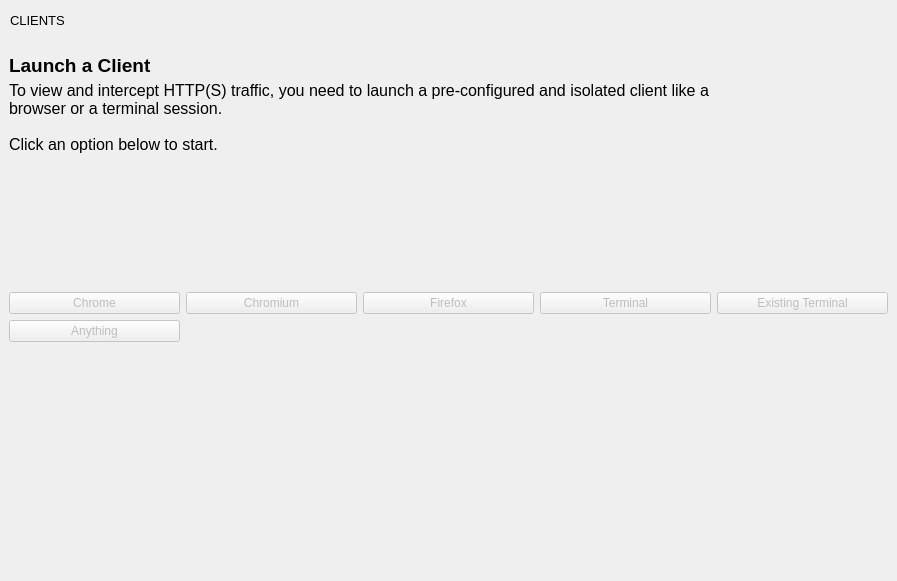
<?xml version="1.0" encoding="UTF-8"?>
<ui version="4.0">
 <class>ClientsPage</class>
 <widget class="QWidget" name="ClientsPage">
  <property name="geometry">
   <rect>
    <x>0</x>
    <y>0</y>
    <width>897</width>
    <height>581</height>
   </rect>
  </property>
  <property name="windowTitle">
   <string>Form</string>
  </property>
  <layout class="QVBoxLayout" name="verticalLayout_3">
   <property name="spacing">
    <number>6</number>
   </property>
   <property name="leftMargin">
    <number>0</number>
   </property>
   <property name="topMargin">
    <number>0</number>
   </property>
   <property name="rightMargin">
    <number>0</number>
   </property>
   <property name="bottomMargin">
    <number>0</number>
   </property>
   <item>
    <widget class="QWidget" name="crawlerToolbar" native="true">
     <property name="sizePolicy">
      <sizepolicy hsizetype="Preferred" vsizetype="Maximum">
       <horstretch>0</horstretch>
       <verstretch>0</verstretch>
      </sizepolicy>
     </property>
     <property name="maximumSize">
      <size>
       <width>16777215</width>
       <height>40</height>
      </size>
     </property>
     <layout class="QHBoxLayout" name="headerLayout">
      <property name="leftMargin">
       <number>10</number>
      </property>
      <property name="topMargin">
       <number>5</number>
      </property>
      <property name="rightMargin">
       <number>10</number>
      </property>
      <property name="bottomMargin">
       <number>5</number>
      </property>
      <item>
       <widget class="QLabel" name="label">
        <property name="minimumSize">
         <size>
          <width>0</width>
          <height>0</height>
         </size>
        </property>
        <property name="maximumSize">
         <size>
          <width>16777215</width>
          <height>16777215</height>
         </size>
        </property>
        <property name="font">
         <font>
          <pointsize>10</pointsize>
          <weight>50</weight>
          <bold>false</bold>
         </font>
        </property>
        <property name="text">
         <string>CLIENTS</string>
        </property>
       </widget>
      </item>
      <item>
       <spacer name="horizontalSpacer">
        <property name="orientation">
         <enum>Qt::Horizontal</enum>
        </property>
        <property name="sizeType">
         <enum>QSizePolicy::Maximum</enum>
        </property>
        <property name="sizeHint" stdset="0">
         <size>
          <width>158</width>
          <height>40</height>
         </size>
        </property>
       </spacer>
      </item>
     </layout>
    </widget>
   </item>
   <item>
    <layout class="QHBoxLayout" name="horizontalLayout">
     <property name="leftMargin">
      <number>9</number>
     </property>
     <property name="topMargin">
      <number>9</number>
     </property>
     <property name="rightMargin">
      <number>9</number>
     </property>
     <property name="bottomMargin">
      <number>9</number>
     </property>
     <item>
      <layout class="QVBoxLayout" name="verticalLayout_2">
       <item>
        <widget class="QLabel" name="label_2">
         <property name="maximumSize">
          <size>
           <width>16777215</width>
           <height>20</height>
          </size>
         </property>
         <property name="font">
          <font>
           <pointsize>14</pointsize>
           <weight>75</weight>
           <bold>true</bold>
          </font>
         </property>
         <property name="text">
          <string>Launch a Client</string>
         </property>
        </widget>
       </item>
       <item>
        <widget class="QLabel" name="label_4">
         <property name="font">
          <font>
           <pointsize>12</pointsize>
          </font>
         </property>
         <property name="text">
          <string>To view and intercept HTTP(S) traffic, you need to launch a pre-configured and isolated client like a browser or a terminal session.

Click an option below to start.</string>
         </property>
         <property name="wordWrap">
          <bool>true</bool>
         </property>
        </widget>
       </item>
       <item>
        <spacer name="verticalSpacer_2">
         <property name="orientation">
          <enum>Qt::Vertical</enum>
         </property>
         <property name="sizeHint" stdset="0">
          <size>
           <width>20</width>
           <height>40</height>
          </size>
         </property>
        </spacer>
       </item>
      </layout>
     </item>
     <item>
      <layout class="QVBoxLayout" name="verticalLayout">
       <item>
        <widget class="ClientsTable" name="clientsTable" native="true">
         <property name="sizePolicy">
          <sizepolicy hsizetype="Minimum" vsizetype="Preferred">
           <horstretch>0</horstretch>
           <verstretch>0</verstretch>
          </sizepolicy>
         </property>
         <property name="minimumSize">
          <size>
           <width>0</width>
           <height>200</height>
          </size>
         </property>
         <property name="maximumSize">
          <size>
           <width>16777215</width>
           <height>99999</height>
          </size>
         </property>
        </widget>
       </item>
      </layout>
     </item>
    </layout>
   </item>
   <item>
    <layout class="QGridLayout" name="gridLayout">
     <property name="leftMargin">
      <number>9</number>
     </property>
     <property name="topMargin">
      <number>9</number>
     </property>
     <property name="rightMargin">
      <number>9</number>
     </property>
     <property name="bottomMargin">
      <number>9</number>
     </property>
     <item row="0" column="0">
      <widget class="QPushButton" name="chromeButton">
       <property name="enabled">
        <bool>false</bool>
       </property>
       <property name="text">
        <string>Chrome</string>
       </property>
      </widget>
     </item>
     <item row="0" column="1">
      <widget class="QPushButton" name="chromiumButton">
       <property name="enabled">
        <bool>false</bool>
       </property>
       <property name="text">
        <string>Chromium</string>
       </property>
      </widget>
     </item>
     <item row="0" column="2">
      <widget class="QPushButton" name="firefoxButton">
       <property name="enabled">
        <bool>false</bool>
       </property>
       <property name="text">
        <string>Firefox</string>
       </property>
      </widget>
     </item>
     <item row="0" column="3">
      <widget class="QPushButton" name="terminalButton">
       <property name="enabled">
        <bool>false</bool>
       </property>
       <property name="text">
        <string>Terminal</string>
       </property>
      </widget>
     </item>
     <item row="0" column="4">
      <widget class="QPushButton" name="existingTerminalButton">
       <property name="enabled">
        <bool>false</bool>
       </property>
       <property name="text">
        <string>Existing Terminal</string>
       </property>
      </widget>
     </item>
     <item row="1" column="0">
      <widget class="QPushButton" name="anythingButton">
       <property name="enabled">
        <bool>false</bool>
       </property>
       <property name="text">
        <string>Anything</string>
       </property>
      </widget>
     </item>
    </layout>
   </item>
   <item>
    <spacer name="verticalSpacer">
     <property name="orientation">
      <enum>Qt::Vertical</enum>
     </property>
     <property name="sizeHint" stdset="0">
      <size>
       <width>20</width>
       <height>217</height>
      </size>
     </property>
    </spacer>
   </item>
  </layout>
 </widget>
 <customwidgets>
  <customwidget>
   <class>ClientsTable</class>
   <extends>QWidget</extends>
   <header>widgets.clients.clients_table.h</header>
   <container>1</container>
  </customwidget>
 </customwidgets>
 <resources/>
 <connections/>
</ui>
